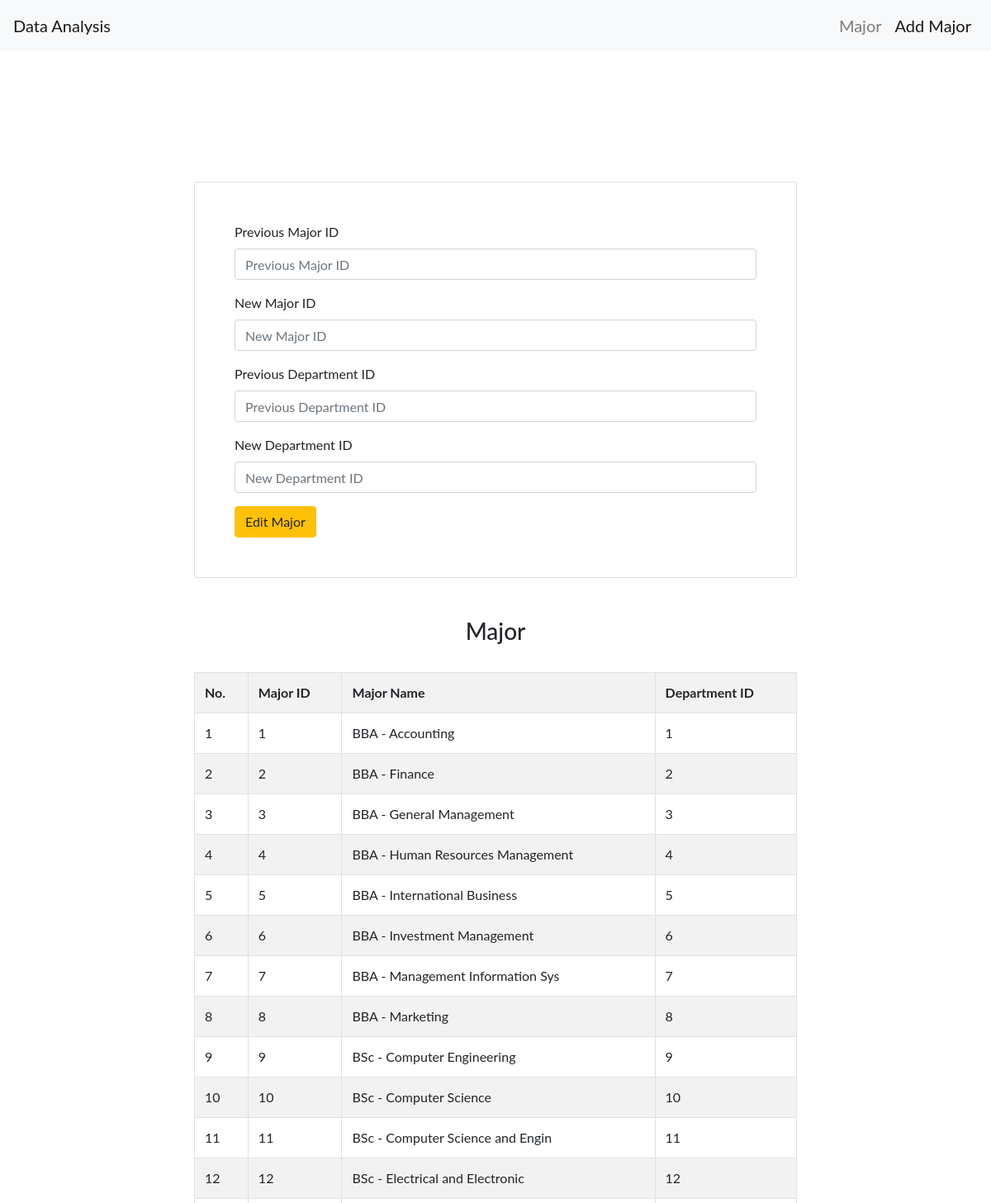
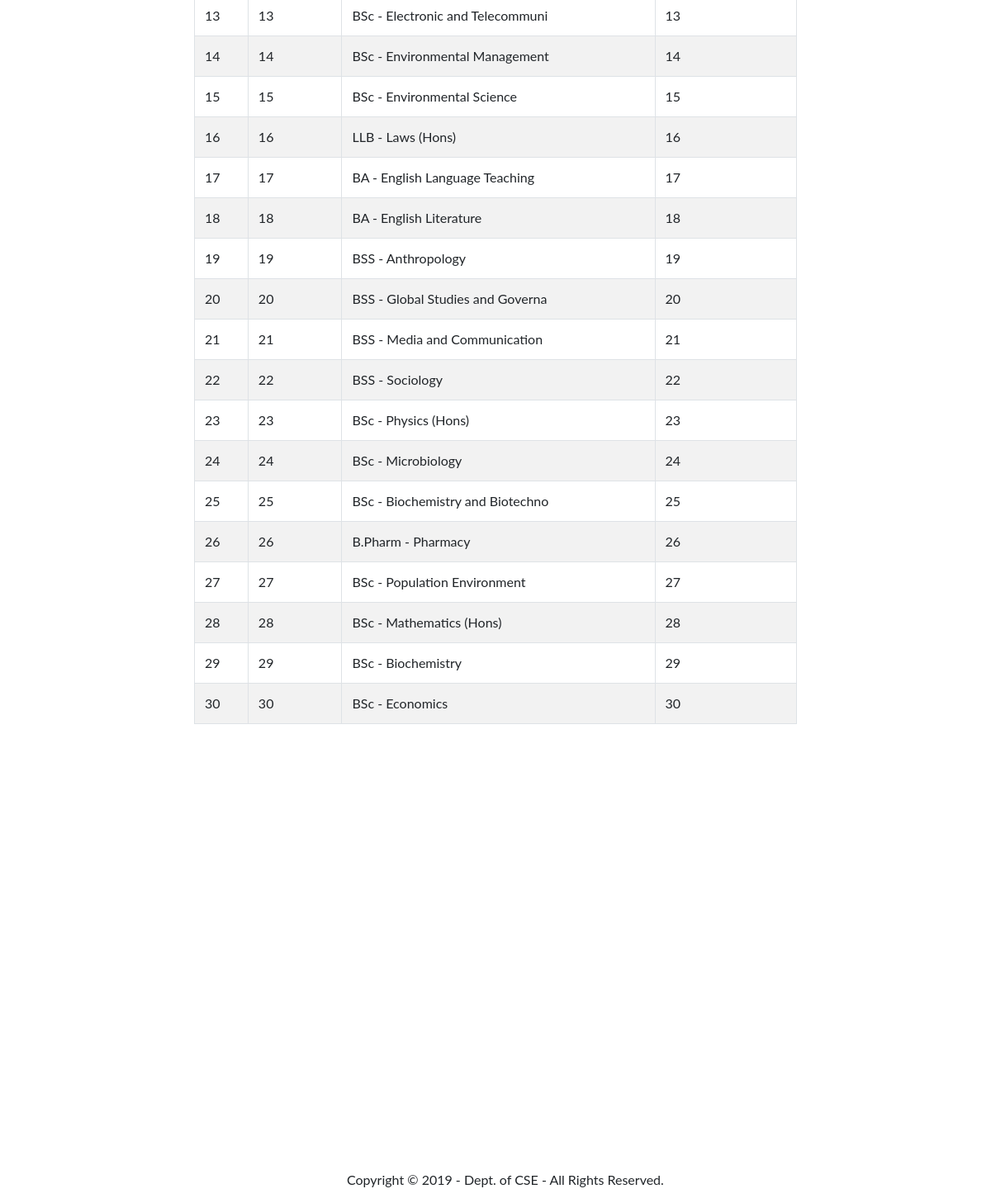
Page /editmajor.php on the committed database (2 pictures, top to bottom).
### tables this page shows
CREATE TABLE `major` (
  `mid` int(11) NOT NULL,
  `mname` varchar(32) NOT NULL,
  `did` int(11) NOT NULL
);

### editmajor.php (the view, shortened to what this page needs)
<?php
include_once 'dbConfig.php';
$query = "SELECT * FROM major";
$result = mysqli_query($con, $query);
$cnt=0;
?>
<!DOCTYPE html>
<html>
<head>
	<link rel="stylesheet" href="https://stackpath.bootstrapcdn.com/bootstrap/4.3.1/css/bootstrap.min.css">
	<link rel="stylesheet" type="text/css" href="./css/stylesheet.css">
</head>
<body>
	<div class="container-fluid">
		<nav class="navbar fixed-top navbar-expand-lg navbar-light bg-light">
		  <div class="collapse navbar-collapse" id="navbarTogglerDemo01">
			   <a class="navbar-brand" href="#" target="_blank">Data Analysis</a>
			    <ul class="navitem navbar-nav ml-auto mt-2 mt-lg-0">
			      <li class="nav-item ">
			        <a class="nav-link" href="major.php">Major</span></a>
			      </li>
			      <li class="nav-item active">
			        <a class="nav-link" href="addschool.php" >Add Major<span class="sr-only">(current)</a>
			      </li>
			    </ul>
		  </div>
		</nav>
		<div class="homcontainer1 container">
			<div class="row">
				<div class="col-lg-2 col-md-2 col-sm-2">
				</div>
				<div class="col-lg-8 col-md-8 col-sm-8">
					<div class="card myschoolcard px-5 py-5">
						<form method="POST" action="editmajor.php">
						  <div class="form-group">
						    <label for="formGroupExampleInput">Previous Major ID</label>
						    <input type="text" class="form-control" name="mid" id="formGroupExampleInput" placeholder="Previous Major ID" required>
						  </div>
						  <div class="form-group">
						    <label for="formGroupExampleInput">New Major ID</label>
						    <input type="text" class="form-control" name="newmid" id="formGroupExampleInput" placeholder="New Major ID" required>
						  </div>
						  <div class="form-group">
						    <label for="formGroupExampleInput">Previous Department ID</label>
						    <input type="text" class="form-control" name="did" id="formGroupExampleInput" placeholder="Previous Department ID" required>
						  </div>
						  <div class="form-group">
						    <label for="formGroupExampleInput">New Department ID</label>
						    <input type="text" class="form-control" name="newdid" id="formGroupExampleInput" placeholder="New Department ID" required>
						  </div>
						   <button type="submit" name="insert" class="btn btn-warning">Edit Major</button>
						</form>
					</div>
				</div>
				<div class="col-lg-2 col-md-2 col-sm-2">
				</div>
			</div>
		</div>
		<div class="container mt-5">
			<div class="row">
				<div class="col-lg-2 col-md-2 col-sm-2">
				</div>
				<div class="col-lg-8 col-md-8 col-sm-8">
					   <h3 align="center">Major</h3>
					   <br />
					   <div class="table-responsive">
					    <table class="table table-bordered table-striped">
					     <tr>
					      <th>No.</th>
					      <th>Major ID</th>
					      <th>Major Name</th>
					      <th>Department ID</th>
					     </tr>
					     <?php
					     while($row = mysqli_fetch_array($result))
					     {
					     	$cnt++;
					      echo '
					      <tr>
					       <td>'.$cnt.'</td>
					       <td>'.$row["mid"].'</td>
					       <td>'.$row["mname"].'</td>
					       <td>'.$row["did"].'</td>
					      </tr>
					      ';
					     }
					     ?>
					    </table>
					   </div>
				</div>
				<div class="col-lg-2 col-md-2 col-sm-2">
				</div>
			</div>
		</div>
	<footer>
		<div class="container-fluid">
			<div class="row ">
				<div class="col-4">
				</div>
				<div class="footercontent col-8">
					<p>Copyright © 2019 - Dept. of CSE - All Rights Reserved.</p>
				</div>
			</div>
		</div>
	</footer>
</body>
</html>

### stylesheet.css (style rules this page uses)
body { font-family: "Lato", sans-serif; }
a { color: #FFFF; font-size:20px; }
a:link { text-decoration: none; }
footer { margin-top: 32.75rem; }
.homcontainer1 { margin-top: 13.75rem !important; }
.myschoolcard { padding-left: 1.25rem ; }

### rows in the picture
major: mid "1", mname "BBA - Accounting", did "1"
major: mid "2", mname "BBA - Finance", did "2"
major: mid "3", mname "BBA - General Management", did "3"
major: mid "4", mname "BBA - Human Resources Management", did "4"
major: mid "5", mname "BBA - International Business", did "5"
major: mid "6", mname "BBA - Investment Management", did "6"
major: mid "7", mname "BBA - Management Information Sys", did "7"
major: mid "8", mname "BBA - Marketing", did "8"
major: mid "9", mname "BSc - Computer Engineering", did "9"
major: mid "10", mname "BSc - Computer Science", did "10"
major: mid "11", mname "BSc - Computer Science and Engin", did "11"
major: mid "12", mname "BSc - Electrical and Electronic", did "12"
major: mid "13", mname "BSc - Electronic and Telecommuni", did "13"
major: mid "14", mname "BSc - Environmental Management", did "14"
major: mid "15", mname "BSc - Environmental Science", did "15"
major: mid "16", mname "LLB - Laws (Hons)", did "16"
major: mid "17", mname "BA - English Language Teaching", did "17"
major: mid "18", mname "BA - English Literature", did "18"
major: mid "19", mname "BSS - Anthropology", did "19"
major: mid "20", mname "BSS - Global Studies and Governa", did "20"
major: mid "21", mname "BSS - Media and Communication", did "21"
major: mid "22", mname "BSS - Sociology", did "22"
major: mid "23", mname "BSc - Physics (Hons)", did "23"
major: mid "24", mname "BSc - Microbiology", did "24"
major: mid "25", mname "BSc - Biochemistry and Biotechno", did "25"
major: mid "26", mname "B.Pharm - Pharmacy", did "26"
major: mid "27", mname "BSc - Population Environment", did "27"
major: mid "28", mname "BSc - Mathematics (Hons)", did "28"
major: mid "29", mname "BSc - Biochemistry", did "29"
major: mid "30", mname "BSc - Economics", did "30"
